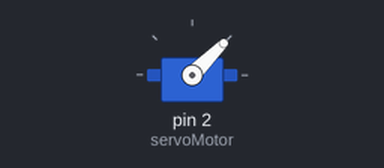
The sketch below on a simulated Arduino Uno, built with avr-gcc and run on an emulated ATmega328P. Parts: servo.

Above: at 0.05 s.
Timing chart, 0 to 4.6 s (numbered marks = the images above):
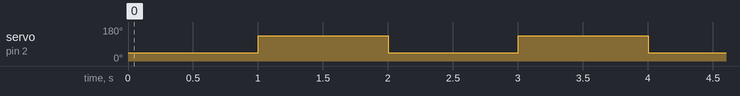

The sketch:

servomotor.ino
```cpp
#include <Servo.h>

Servo servoMotor;

void setup() {
  Serial.begin(9600);
  servoMotor.attach(2);
}

void loop() {
  // put your main code here, to run repeatedly:
  servoMotor.write(45);
  delay(1000);
  servoMotor.write(135);
  delay(1000);
}
```

Measured:
- by itself, servo on pin 2 (servoMotor): alternates 135° for 1.0 s and 45° for 1.0 s
